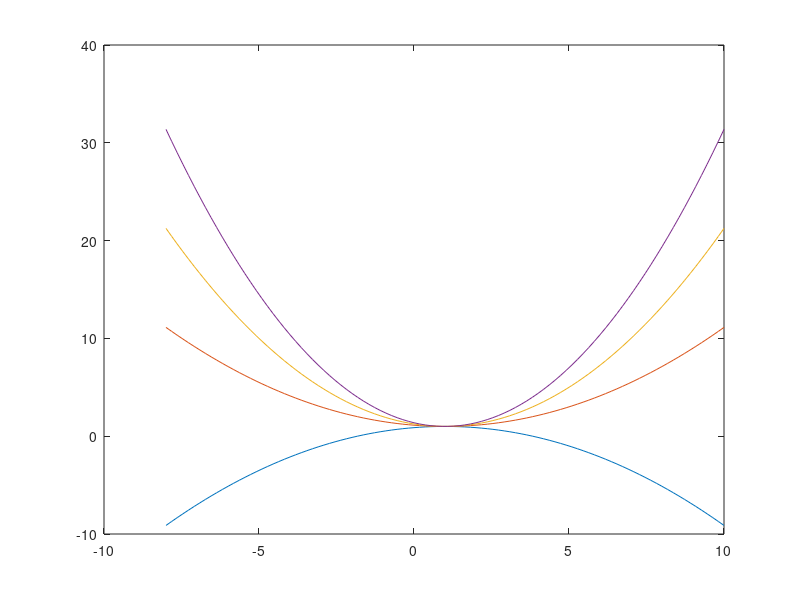

Write MATLAB code to recreate this figure.
x=linspace(-8,10,100);
e=[-0.5 0.5 1 1.5];
x0=linspace(1,1,4);
y0=linspace(1,1,4);
y0p=1;
x0p=1;
yF=y0+e; %ognisko F 

y1=((x-x0p).^2)./4*e(1)+y0p;  %przeksztalcony wzor
y2=((x-x0p).^2)./4*e(2)+y0p;
y3=((x-x0p).^2)./4*e(3)+y0p;
y4=((x-x0p).^2)./4*e(4)+y0p;


plot(x,y1);
hold on
plot(x,y2);
plot(x,y3);
plot(x,y4);

hold off